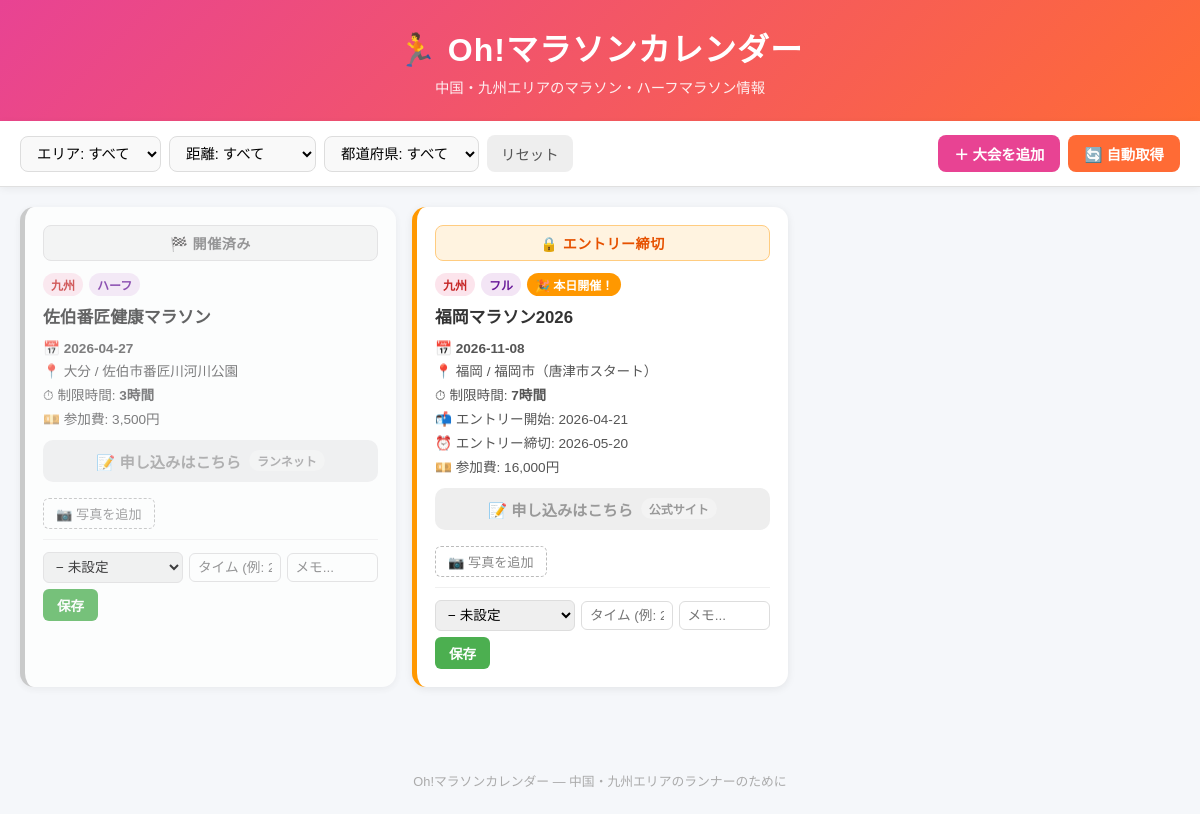
The page / on the database its author committed.
### tables this page shows
CREATE TABLE events (
            id INTEGER PRIMARY KEY AUTOINCREMENT,
            name TEXT NOT NULL,
            date TEXT NOT NULL,
            prefecture TEXT NOT NULL,
            region TEXT NOT NULL,
            distance TEXT NOT NULL,
            venue TEXT,
            entry_start TEXT,
            entry_end TEXT,
            fee TEXT,
            time_limit TEXT,
            url TEXT,
            entry_url TEXT,
            entry_site TEXT,
            confirmed INTEGER DEFAULT 0,
            source TEXT,
            updated_at TEXT DEFAULT (datetime('now', 'localtime'))
        );

### app/main.py (the view)
@app.get('/', response_class=HTMLResponse)
def index(request: Request, region: str = '', distance: str = '', pref: str = ''):
    db = get_db()
    query = '''
        SELECT e.*, p.status, p.memo, p.finish_time, p.id as progress_id
        FROM events e
        LEFT JOIN user_progress p ON e.id = p.event_id
        WHERE e.confirmed = 1
    '''
    params = []
    if region:
        query += ' AND e.region = ?'
        params.append(region)
    if distance:
        query += ' AND e.distance = ?'
        params.append(distance)
    if pref:
        query += ' AND e.prefecture = ?'
        params.append(pref)
    query += ' ORDER BY e.date ASC'
    events_raw = db.execute(query, params).fetchall()
    prefs = db.execute('SELECT DISTINCT prefecture, region FROM events ORDER BY region, prefecture').fetchall()
    today = datetime.now().strftime('%Y-%m-%d')
    events = []
    for ev in events_raw:
        ev_dict = dict(ev)
        ev_dict['entry_status'] = get_entry_status(
            ev_dict.get('entry_start', ''),
            ev_dict.get('entry_end', ''),
            ev_dict.get('date', ''),
            today
        )
        photos = db.execute('SELECT * FROM event_photos WHERE event_id = ? ORDER BY uploaded_at DESC', (ev_dict['id'],)).fetchall()
        ev_dict['photos'] = [dict(p) for p in photos]
        events.append(ev_dict)
    db.close()
    return templates.TemplateResponse('index.html', {
        'request': request,
        'events': events,
        'prefs': prefs,
        'selected_region': region,
        'selected_distance': distance,
        'selected_pref': pref,
        'today': today,
    })

### templates/index.html (shortened to what this page needs)
<!DOCTYPE html>
<html lang="ja">
<head>
  <link rel="stylesheet" href="/static/css/style.css">
</head>
<body>
<header>
  <div class="header-inner">
    <h1>🏃 Oh!マラソンカレンダー</h1>
    <p class="subtitle">中国・九州エリアのマラソン・ハーフマラソン情報</p>
  </div>
</header>
<main>
  <section class="filter-section">
    <form method="get" action="/" class="filter-form">
      <select name="region" onchange="this.form.submit()">
        <option value="">エリア: すべて</option>
      </select>
      <select name="distance" onchange="this.form.submit()">
        <option value="">距離: すべて</option>
      </select>
      <select name="pref" onchange="this.form.submit()">
        <option value="">都道府県: すべて</option>
      </select>
      <a href="/" class="btn-reset">リセット</a>
    </form>
    <div class="header-actions">
      <button onclick="openAddModal()" class="btn-add">＋ 大会を追加</button>
      <button onclick="runScrape()" class="btn-scrape">🔄 自動取得</button>
    </div>
  </section>
  <section class="events-section">
    {% if events %}
    <div class="events-grid">
      {% for ev in events %}
      <div class="event-card entry-{{ ev.entry_status }} user-{{ ev.status or 'none' }}">
        <div class="entry-status-bar status-{{ ev.entry_status }}">
          {% if ev.entry_status == 'open' %}
          ✅ エントリー受付中
          {% elif ev.entry_status == 'closed' %}
          🔒 エントリー締切
          {% elif ev.entry_status == 'finished' %}
          🏁 開催済み
          {% elif ev.entry_status == 'upcoming' %}
          📢 エントリー近日開始
          {% else %}
          📋 情報確認中
          {% endif %}
        </div>
        <div class="event-header">
          <span class="badge-region {{ ev.region }}">{{ ev.region }}</span>
          <span class="badge-distance">{{ ev.distance }}</span>
          {% if ev.date == today %}
          <span class="badge-today">🎉 本日開催！</span>
          {% endif %}
        </div>
        <h2 class="event-name">
          {% if ev.url %}<a href="{{ ev.url }}" target="_blank">{{ ev.name }}</a>{% else %}{{ ev.name }}{% endif %}
        </h2>
        <div class="event-meta">
          <div class="meta-item">📅 <strong>{{ ev.date }}</strong></div>
          <div class="meta-item">📍 {{ ev.prefecture }}{% if ev.venue %} / {{ ev.venue }}{% endif %}</div>
          {% if ev.time_limit %}<div class="meta-item">⏱ 制限時間: <strong>{{ ev.time_limit }}</strong></div>{% endif %}
          {% if ev.entry_start %}<div class="meta-item">📬 エントリー開始: {{ ev.entry_start }}</div>{% endif %}
          {% if ev.entry_end %}<div class="meta-item">⏰ エントリー締切: {{ ev.entry_end }}</div>{% endif %}
          {% if ev.fee %}<div class="meta-item">💴 参加費: {{ ev.fee }}</div>{% endif %}
        </div>
        {% if ev.entry_url %}
        <a href="{{ ev.entry_url }}" target="_blank" rel="noopener" class="btn-entry {% if ev.entry_status == 'open' %}btn-entry-open{% else %}btn-entry-closed{% endif %}">
          📝 申し込みはこちら
          {% if ev.entry_site %}<span class="entry-site-label">{{ ev.entry_site }}</span>{% endif %}
        </a>
        {% endif %}
        <div class="photo-upload-section">
          <button class="btn-photo-toggle" onclick="togglePhotoForm({{ ev.id }})">📷 写真を追加</button>
        </div>
        <div class="progress-section">
          <form method="post" action="/progress/{{ ev.id }}" class="progress-form">
            <select name="status" class="status-select">
              <option value="none" {% if not ev.status or ev.status=='none' %}selected{% endif %}>− 未設定</option>
            </select>
            <input type="text" name="finish_time" placeholder="タイム (例: 2:05:30)" value="{{ ev.finish_time or '' }}" class="time-input">
            <input type="text" name="memo" placeholder="メモ..." value="{{ ev.memo or '' }}" class="memo-input">
            <button type="submit" class="btn-save">保存</button>
          </form>
        </div>
      </div>
      {% endfor %}
    </div>
    {% else %}
    <div class="empty-state"><p>該当する大会が見つかりませんでした。</p></div>
    {% endif %}
  </section>
</main>
<footer>
  <p>Oh!マラソンカレンダー — 中国・九州エリアのランナーのために</p>
</footer>
</body>
</html>

### static/css/style.css (style rules this page uses)
* { box-sizing: border-box; margin: 0; padding: 0; }
body { font-family: 'Hiragino Sans', 'Meiryo', sans-serif; background: #f5f7fa; color: #333; min-height: 100vh; }
header { background: linear-gradient(135deg, #e84393 0%, #ff6b35 100%); color: white; padding: 24px 20px; text-align: center; }
header h1 { font-size: 2rem; font-weight: 900; letter-spacing: 1px; }
.subtitle { margin-top: 6px; font-size: 0.9rem; opacity: 0.9; }
.filter-section { background: white; padding: 14px 20px; display: flex; flex-wrap: wrap; gap: 10px; align-items: center; border-bottom: 1px solid #e0e0e0; position: sticky; top: 0; z-index: 10; box-shadow: 0 2px 8px rgba(0,0,0,0.06); }
.filter-form { display: flex; flex-wrap: wrap; gap: 8px; align-items: center; flex: 1; }
.filter-form select { padding: 8px 12px; border: 1px solid #ddd; border-radius: 8px; font-size: 0.9rem; background: #f9f9f9; cursor: pointer; }
.header-actions { display: flex; gap: 8px; }
.btn-add { background: #e84393; color: white; border: none; padding: 8px 16px; border-radius: 8px; font-size: 0.9rem; cursor: pointer; font-weight: bold; }
.btn-scrape { background: #ff6b35; color: white; border: none; padding: 8px 16px; border-radius: 8px; font-size: 0.9rem; cursor: pointer; font-weight: bold; }
.btn-reset { background: #eee; color: #555; border: none; padding: 8px 14px; border-radius: 8px; font-size: 0.9rem; cursor: pointer; text-decoration: none; display: inline-block; }
.btn-save { background: #4caf50; color: white; border: none; padding: 6px 14px; border-radius: 6px; font-size: 0.85rem; cursor: pointer; font-weight: bold; white-space: nowrap; }
.btn-photo-toggle { background: none; border: 1px dashed #bbb; color: #888; padding: 5px 12px; border-radius: 6px; font-size: 0.82rem; cursor: pointer; margin-top: 4px; }
.events-section { padding: 20px; max-width: 1200px; margin: 0 auto; }
.events-grid { display: grid; grid-template-columns: repeat(auto-fill, minmax(320px, 1fr)); gap: 16px; }
.entry-status-bar { font-size: 0.88rem; font-weight: bold; padding: 7px 12px; border-radius: 8px; margin-bottom: 12px; text-align: center; letter-spacing: 0.5px; }
.entry-status-bar.status-closed { background: #fff3e0; color: #e65100; border: 1px solid #ffcc80; }
.entry-status-bar.status-finished { background: #f3f3f3; color: #757575; border: 1px solid #ddd; }
.event-card { background: white; border-radius: 14px; padding: 18px; box-shadow: 0 2px 8px rgba(0,0,0,0.08); border-left: 5px solid #ddd; transition: transform 0.15s, box-shadow 0.15s; }
.event-card.entry-closed { border-left-color: #ff9800; }
.event-card.entry-finished { border-left-color: #bbb; opacity: 0.75; }
.event-header { display: flex; gap: 6px; flex-wrap: wrap; margin-bottom: 10px; }
.badge-region, .badge-distance, .badge-today { font-size: 0.75rem; font-weight: bold; padding: 3px 8px; border-radius: 20px; }
.badge-region.九州 { background: #fce4ec; color: #c62828; }
.badge-distance { background: #f3e5f5; color: #6a1b9a; }
.badge-today { background: #ff9800; color: white; animation: pulse 1.2s infinite; }
.event-name { font-size: 1.05rem; font-weight: bold; margin-bottom: 10px; line-height: 1.4; }
.event-name a { color: #333; text-decoration: none; }
.event-meta { margin-bottom: 12px; }
.meta-item { font-size: 0.85rem; color: #555; margin-bottom: 4px; }
.btn-entry { display: flex; align-items: center; justify-content: center; gap: 8px; width: 100%; padding: 10px 16px; border-radius: 10px; font-size: 0.95rem; font-weight: bold; text-decoration: none; text-align: center; margin-bottom: 12px; transition: opacity 0.15s, transform 0.1s; }
.btn-entry-closed { background: #eee; color: #999; cursor: default; pointer-events: none; }
.entry-site-label { font-size: 0.75rem; background: rgba(255,255,255,0.25); padding: 2px 8px; border-radius: 20px; }
.photo-upload-section { margin-bottom: 10px; }
.progress-section { border-top: 1px solid #f0f0f0; padding-top: 12px; }
.progress-form { display: flex; flex-wrap: wrap; gap: 6px; align-items: center; }
.status-select { flex: 1; min-width: 140px; padding: 6px 8px; border: 1px solid #ddd; border-radius: 6px; font-size: 0.85rem; }
.memo-input, .time-input { flex: 1; min-width: 90px; padding: 6px 8px; border: 1px solid #ddd; border-radius: 6px; font-size: 0.85rem; }
footer { text-align: center; padding: 24px; color: #aaa; font-size: 0.8rem; margin-top: 40px; }

### rows shown on the page
events: shows "🏁 開催済み", region "九州", distance "ハーフ", name "佐伯番匠健康マラソン", date "2026-04-27", prefecture "大分", venue "佐伯市番匠川河川公園", time_limit "3時間", fee "3,500円", entry_site "ランネット"
events: shows "🔒 エントリー締切", region "九州", distance "フル", shows "🎉 本日開催！", name "福岡マラソン2026", date "2026-11-08", prefecture "福岡", venue "福岡市（唐津市スタート）", time_limit "7時間", entry_start "2026-04-21", entry_end "2026-05-20", fee "16,000円", entry_site "公式サイト"
